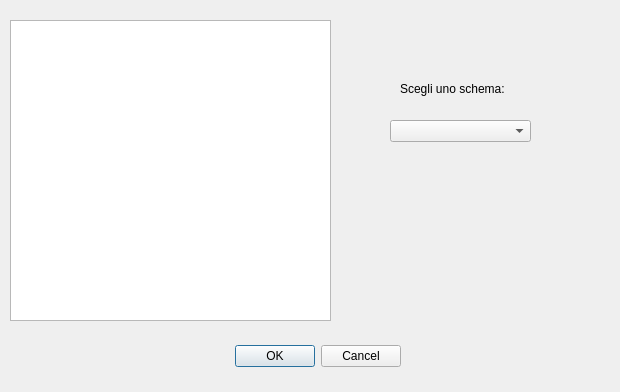
<ui version="4.0" >
 <class>Dialog</class>
 <widget class="QDialog" name="Dialog" >
  <property name="geometry" >
   <rect>
    <x>0</x>
    <y>0</y>
    <width>620</width>
    <height>392</height>
   </rect>
  </property>
  <property name="windowTitle" >
   <string>Dialog</string>
  </property>
  <widget class="QDialogButtonBox" name="buttonBox" >
   <property name="geometry" >
    <rect>
     <x>60</x>
     <y>340</y>
     <width>341</width>
     <height>32</height>
    </rect>
   </property>
   <property name="orientation" >
    <enum>Qt::Horizontal</enum>
   </property>
   <property name="standardButtons" >
    <set>QDialogButtonBox::Cancel|QDialogButtonBox::NoButton|QDialogButtonBox::Ok</set>
   </property>
  </widget>
  <widget class="QGraphicsView" name="graphicsView" >
   <property name="geometry" >
    <rect>
     <x>10</x>
     <y>20</y>
     <width>321</width>
     <height>301</height>
    </rect>
   </property>
  </widget>
  <widget class="QLabel" name="label" >
   <property name="geometry" >
    <rect>
     <x>400</x>
     <y>80</y>
     <width>122</width>
     <height>18</height>
    </rect>
   </property>
   <property name="text" >
    <string>Scegli uno schema: </string>
   </property>
  </widget>
  <widget class="QComboBox" name="comboBox" >
   <property name="geometry" >
    <rect>
     <x>390</x>
     <y>120</y>
     <width>141</width>
     <height>22</height>
    </rect>
   </property>
  </widget>
 </widget>
 <resources/>
 <connections>
  <connection>
   <sender>buttonBox</sender>
   <signal>accepted()</signal>
   <receiver>Dialog</receiver>
   <slot>accept()</slot>
   <hints>
    <hint type="sourcelabel" >
     <x>248</x>
     <y>254</y>
    </hint>
    <hint type="destinationlabel" >
     <x>157</x>
     <y>274</y>
    </hint>
   </hints>
  </connection>
  <connection>
   <sender>buttonBox</sender>
   <signal>rejected()</signal>
   <receiver>Dialog</receiver>
   <slot>reject()</slot>
   <hints>
    <hint type="sourcelabel" >
     <x>316</x>
     <y>260</y>
    </hint>
    <hint type="destinationlabel" >
     <x>286</x>
     <y>274</y>
    </hint>
   </hints>
  </connection>
 </connections>
</ui>
